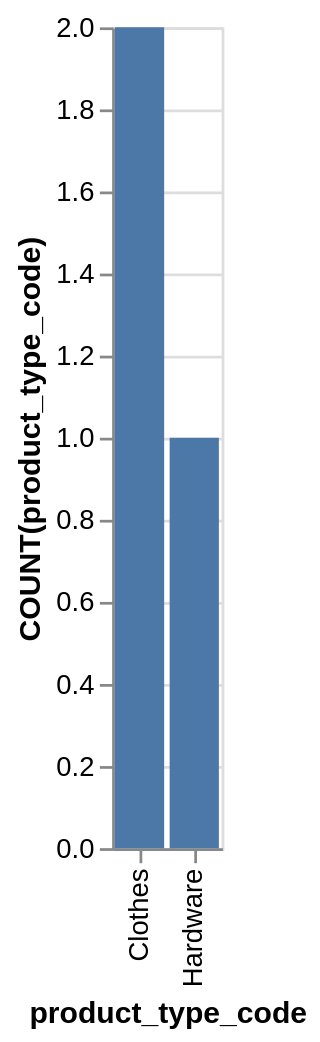

The specification (Vega-Lite) saved for this image:
### Vega-Lite specification from a JSON file in a GitHub repository (floating-point values rounded to 4 significant figures)
{"data": {"values": [{"x_data": "Clothes", "y_data": 2}, {"x_data": "Hardware", "y_data": 1}]}, "mark": "bar", "encoding": {"x": {"field": "x_data", "type": "nominal", "title": "product_type_code", "sort": "ascending"}, "y": {"field": "y_data", "type": "quantitative", "title": "COUNT(product_type_code)"}}}
